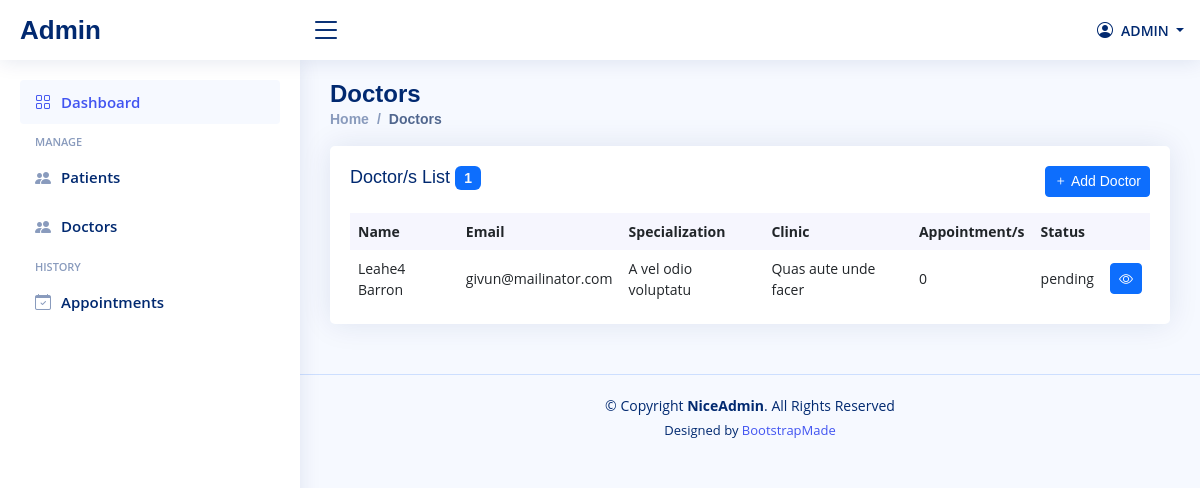
The page /Admin/index.php?page=doctors (signed in) on the database as committed earlier.
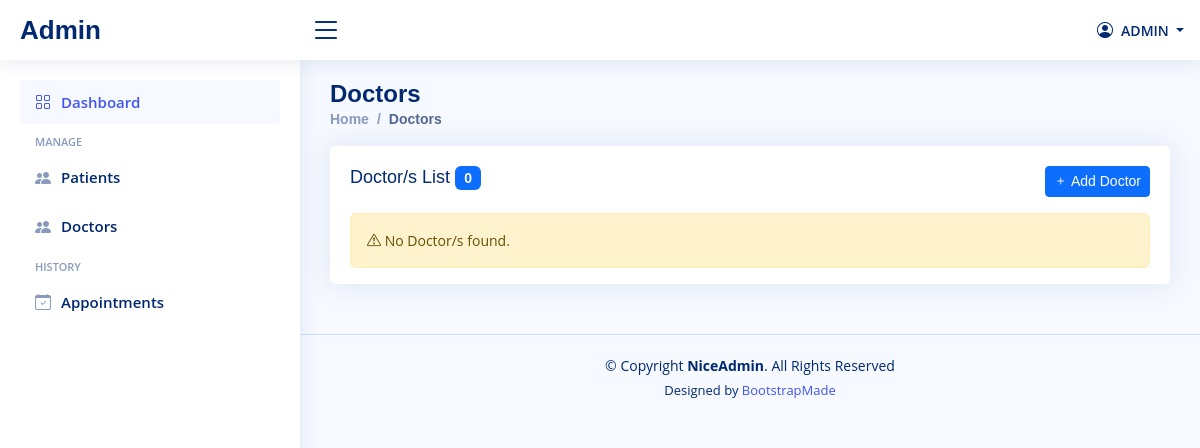
The same page on the database as committed later.
### tables this page shows
CREATE TABLE `tbl_users` (
  `user_id` int(11) NOT NULL,
  `user_first_name` varchar(255) NOT NULL,
  `user_last_name` varchar(255) NOT NULL,
  `user_name` text NOT NULL,
  `user_email` text NOT NULL,
  `user_password` varchar(100) NOT NULL,
  `user_gender` varchar(100) NOT NULL,
  `user_number` varchar(100) NOT NULL,
  `user_is_verify` varchar(50) NOT NULL DEFAULT 'pending',
  `user_roles` varchar(50) NOT NULL,
  `created_at` datetime NOT NULL DEFAULT current_timestamp()
);

CREATE TABLE `tbl_doctors` (
  `doctor_id` int(11) NOT NULL,
  `doctor_specialization` varchar(255) NOT NULL,
  `doctor_clinic_address` varchar(255) NOT NULL
);

### Core/PHPMailerAutoload.php (called while the page is built, shortened)
<?php
function PHPMailerAutoload($classname)
{
    $filename = dirname(__FILE__).DIRECTORY_SEPARATOR.'class.'.strtolower($classname).'.php';
}

### Autoload.php (called while the page is built, shortened)
<?php
require('../Core/PHPMailerAutoload.php');
function autoload($class)
{
    $class = str_replace('\\', '/', $class);
    $class = str_replace('Core/', '', $class);
}

### Core/Config.php (called while the page is built)
<?php
class Config{
    private static $config = [
        'mysql' => [
            'host' => 'localhost',
            'username' => 'root',
            'password' => '',
            'db' => 'medical_as',
            'options' => [
                PDO::ATTR_ERRMODE => PDO::ERRMODE_EXCEPTION,
                PDO::ATTR_DEFAULT_FETCH_MODE => PDO::FETCH_OBJ,
                PDO::ATTR_EMULATE_PREPARES => false
            ]
        ],
        'website' => [
            'name' => 'Medical Appointment System',
            'patient-url' => 'http://localhost/medical_as/patient',
            'doctor-url' => 'http://localhost/medical_as/doctor',
            'admin-url' => 'http://localhost/medical_as/admin',
        ],
        'mail' => [
            'host' => 'smtp.gmail.com',
            'username' => 'anggi.nins76@gmail.com',
            'password' => 'emltmiytalbqspua',
            'port' => 587,
            'encryption' => 'tls',
            'from' => 'Medical Appointment System',
            'from_email' => 'anggi.nins76@gmail.com',
        ],
    ];
    public static function get($path = null)
    {
        if ($path) {
            $config = self::$config;
            $path = explode('/', $path);
            foreach ($path as $bit) {
                if (isset($config[$bit])) {
                    $config = $config[$bit];
                }
            }
            return $config;
        }
        return false;
    }
}

### Core/Database.php (called while the page is built, shortened)
<?php
class Database{
    private static $_instance = null;
    protected $_pdo,
            $_query,
            $_error = false,
            $_results,
            $_count = 0,
            $_lastInsertId = null;
    private function __construct(){
        try{
            $this->_pdo = new PDO('mysql:host='.Config::get('mysql/host').';dbname='.Config::get('mysql/db'), Config::get('mysql/username'), Config::get('mysql/password'));
        }catch(PDOException $e){
            die($e->getMessage());
        }
    }
    public static function getInstance(){
        if(!isset(self::$_instance)){
            self::$_instance = new Database();
        }
        return self::$_instance;
    }
    public function results(){
        return $this->_results;
    }
    public function query($sql, $params = []){
        if($this->_query = $this->_pdo->prepare($sql)){
            $x = 1;
            if(count($params)){
                foreach($params as $param){
                    $this->_query->bindValue($x, $param);
                    $x++;
                }
            }
            if($this->_query->execute()){
                $this->_results = $this->_query->fetchAll(PDO::FETCH_OBJ);
            }else{
                $this->_error = true;
            }
        }
        return $this;
    }
}

### Core/Session.php (called while the page is built, shortened)
<?php
class Session{
    public static function get($name){
        if(isset($_SESSION[$name])){
            return $_SESSION[$name];
        }else{
            return false;
        }
    }
}

### Core/Model.php (called while the page is built, shortened)
<?php
class Model {
    protected $db, $table, $primaryKey;
    public function __construct($table, $primaryKey) {
        $this->db = Database::getInstance();
        $this->table = $table;
    }
    public function find($params = []) {
        $conditions = '';
        $bind = [];
        $order = '';
        $limit = '';
        if(isset($params['conditions'])) {
            $conditions = ' WHERE ' . $params['conditions'];
        }
        if(array_key_exists('bind', $params)) {
            $bind = $params['bind'];
        }
        return $this->db->query("SELECT * FROM {$this->table}{$conditions}{$order}{$limit}", $bind)->results();
    }
}

### Model/Appointment.php (called while the page is built, shortened)
<?php
class Appointment extends Model{
    public function find_by_doctor($doctor_id){
        return $this->find([
            'conditions' => 'doctor_id = ?',
            'bind' => [$doctor_id]
        ]);
    }
}

### Admin/index.php (the view, shortened to what this page needs)
<?php
require('../AutoLoad.php');
$user = new User();
$admin = $user->find([
    'conditions' => 'user_id = ?',
    'bind' => [Session::get('admin_id')]
]);
$doctors = $user->find([
    'conditions' => 'user_roles = ?',
    'bind' => ['doctor']
]);
$appointment = new Appointment();
?>
<!DOCTYPE html>
<html lang="en">
<head>
    <link href="../Assets/vendor/bootstrap/css/bootstrap.min.css" rel="stylesheet">
    <link href="../Assets/vendor/bootstrap-icons/bootstrap-icons.css" rel="stylesheet">
    <link href="../Assets/css/style.css" rel="stylesheet">
</head>
<body>
    <header id="header" class="header fixed-top d-flex align-items-center">
        <div class="d-flex align-items-center justify-content-between">
            <a href="index.php?page=dashboard" class="logo d-flex align-items-center">
                <span class="d-none d-lg-block">
                    <span>Admin</span>
                </span>
            </a>
            <i class="bi bi-list toggle-sidebar-btn"></i>
        </div>
        <nav class="header-nav ms-auto">
            <ul class="d-flex align-items-center">
                <li class="nav-item dropdown pe-3">
                    <a class="nav-link nav-profile d-flex align-items-center pe-0" href="#" data-bs-toggle="dropdown">
                        <i class="bi bi-person-circle"></i>
                        <span class="d-none d-md-block dropdown-toggle ps-2 text-uppercase">
                            <?= $admin[0]->user_name ?>
                        </span>
                    </a>
                </li>
            </ul>
        </nav>
    </header>
    <aside id="sidebar" class="sidebar">
        <ul class="sidebar-nav" id="sidebar-nav">
            <li class="nav-item">
                <a class="nav-link " href="index.php?page=dashboard">
                    <i class="bi bi-grid"></i>
                    <span>Dashboard</span>
                </a>
            </li>
            <li class="nav-heading">Manage</li>
            <li class="nav-item">
                <a class="nav-link collapsed" href="?page=patients">
                    <i class="bi bi-people-fill"></i>
                    <span>Patients</span>
                </a>
            </li>
            <li class="nav-item">
                <a class="nav-link collapsed" href="?page=doctors">
                    <i class="bi bi-people-fill"></i>
                    <span>Doctors</span>
                </a>
            </li>
            <li class="nav-heading">History</li>
            <li class="nav-item">
                <a class="nav-link collapsed" href="?page=appointments">
                    <i class="bi bi-calendar-check"></i>
                    <span>Appointments</span>
                </a>
            </li>
        </ul>
    </aside>
    <main id="main" class="main">
        <div class="pagetitle">
            <h1>
                <?= ucfirst($_GET['page']) ?>
            </h1>
            <nav>
                <ol class="breadcrumb">
                    <li class="breadcrumb-item"><a href="index.php?page=dashboard">Home</a></li>
                    <li class="breadcrumb-item active">
                        <?= ucfirst($_GET['page']) ?>
                    </li>
                </ol>
            </nav>
        </div>
        <?php
        $page = $_GET['page'];
        if(file_exists("{$page}.php")){
            require("{$page}.php");
        }else{
            require('404.php');
        }
        ?>
    </main>
    <footer id="footer" class="footer">
        <div class="copyright">
            &copy; Copyright <strong><span>NiceAdmin</span></strong>. All Rights Reserved
        </div>
        <div class="credits">
            Designed by <a href="https://bootstrapmade.com/">BootstrapMade</a>
        </div>
    </footer>
</body>
</html>

### Admin/doctors.php (shortened to what this page needs)
<section class="section dashboard">
  <div class="row">
    <div class="col-lg-12">
      <div class="row">
        <div class="col-12">
          <div class="card top-selling overflow-auto">
            <div class="card-body pb-0">
              <h5 class="card-title">
                Doctor/s List <span class="badge bg-primary text-light fw-bold"><?= count($doctors) ?></span>
                <div class="float-end">
                  <button class="btn btn-primary btn-sm" data-bs-toggle="modal" data-bs-target="#adddoctorModal">
                    <i class="bi bi-plus"></i> Add Doctor
                  </button>
                </div>
              </h5>
              <?php if(count($doctors) == 0): ?>
              <div class="alert alert-warning">
                <i class="bi bi-exclamation-triangle"></i> No Doctor/s found.
              </div>
              <?php else : ?>
              <div class="table-responsive">
                <table class="table table-borderless datatable">
                  <thead>
                    <tr>
                      <th scope="col">Name</th>
                      <th scope="col">Email</th>
                      <th scope="col">Specialization</th>
                      <th scope="col">Clinic</th>
                      <th scope="col">Appointment/s</th>
                      <th scope="col">Status</th>
                      <th></th>
                    </tr>
                  </thead>
                  <tbody>
                    <?php foreach($doctors as $d): ?>
                    <?php $appointments = $appointment->find_by_doctor($d->user_id); ?>
                    <?php $doctor = new Doctor(); ?>
                    <?php $doc = $doctor->find([
                      'conditions' => 'doctor_id = ?',
                      'bind' => [$d->user_id]
                    ])[0]; ?>
                    <tr>
                      <td><?= $d->user_first_name . ' ' . $d->user_last_name ?></td>
                      <td><?= $d->user_email ?></td>
                      <td><?= $doc->doctor_specialization ?></td>
                      <td><?= $doc->doctor_clinic_address ?></td>
                      <td><?= count($appointments) ?></td>
                      <td><?= $d->user_is_verify ?></td>
                      <td>
                        <a href="?page=doctor-details&id=<?= $d->user_id ?>" class="btn btn-sm btn-primary">
                          <i class="bi bi-eye"></i>
                        </a>
                      </td>
                    </tr>
                      <?php endforeach; ?>
                  </tbody>
                </table>
              </div>
              <?php endif; ?>
            </div>
          </div>
        </div>
      </div>
    </div>
  </div>
</section>

### Assets/css/style.css (style rules this page uses)
:root { scroll-behavior: smooth; }
body { font-family: "Open Sans", sans-serif; background: #f6f9ff; color: #444444; }
a { color: #4154f1; text-decoration: none; }
h1, h2, h3, h4, h5, h6 { font-family: "Nunito", sans-serif; }
#main { margin-top: 60px; padding: 20px 30px; transition: all 0.3s; }
.pagetitle { margin-bottom: 10px; }
.pagetitle h1 { font-size: 24px; margin-bottom: 0; font-weight: 600; color: #012970; }
.card { margin-bottom: 30px; border: none; border-radius: 5px; box-shadow: 0px 0 30px rgba(1, 41, 112, 0.1); }
.card-title { padding: 20px 0 15px 0; font-size: 18px; font-weight: 500; color: #012970; font-family: "Poppins", sans-serif; }
.card-title span { color: #899bbd; font-size: 14px; font-weight: 400; }
.card-body { padding: 0 20px 20px 20px; }
.breadcrumb { font-size: 14px; font-family: "Nunito", sans-serif; color: #899bbd; font-weight: 600; }
.breadcrumb a { color: #899bbd; transition: 0.3s; }
.breadcrumb .breadcrumb-item::before { color: #899bbd; }
.breadcrumb .active { color: #51678f; font-weight: 600; }
.logo { line-height: 1; }
@media (min-width: 1200px) { .logo { width: 280px; } }
.logo span { font-size: 26px; font-weight: 700; color: #012970; font-family: "Nunito", sans-serif; }
.header { transition: all 0.5s; z-index: 997; height: 60px; box-shadow: 0px 2px 20px rgba(1, 41, 112, 0.1); background-color: #fff; padding-left: 20px; }
.header .toggle-sidebar-btn { font-size: 32px; padding-left: 10px; cursor: pointer; color: #012970; }
.header-nav ul { list-style: none; }
.header-nav>ul { margin: 0; padding: 0; }
.header-nav .nav-profile { color: #012970; }
.header-nav .nav-profile span { font-size: 14px; font-weight: 600; }
.sidebar { position: fixed; top: 60px; left: 0; bottom: 0; width: 300px; z-index: 996; transition: all 0.3s; padding: 20px; overflow-y: auto; scrollbar-width: thin; scrollbar-color: #aab7cf transparent; box-shadow: 0px 0px 20px rgba(1, 41, 112, 0.1); background-color: #fff; }
@media (min-width: 1200px) { #main, #footer { margin-left: 300px; } }
.sidebar-nav { padding: 0; margin: 0; list-style: none; }
.sidebar-nav li { padding: 0; margin: 0; list-style: none; }
.sidebar-nav .nav-item { margin-bottom: 5px; }
.sidebar-nav .nav-heading { font-size: 11px; text-transform: uppercase; color: #899bbd; font-weight: 600; margin: 10px 0 5px 15px; }
.sidebar-nav .nav-link { display: flex; align-items: center; font-size: 15px; font-weight: 600; color: #4154f1; transition: 0.3; background: #f6f9ff; padding: 10px 15px; border-radius: 4px; }
.sidebar-nav .nav-link i { font-size: 16px; margin-right: 10px; color: #4154f1; }
.sidebar-nav .nav-link.collapsed { color: #012970; background: #fff; }
.sidebar-nav .nav-link.collapsed i { color: #899bbd; }
.dashboard .top-selling { font-size: 14px; }
.footer { padding: 20px 0; font-size: 14px; transition: all 0.3s; border-top: 1px solid #cddfff; }
.footer .copyright { text-align: center; color: #012970; }
.footer .credits { padding-top: 5px; text-align: center; font-size: 13px; color: #012970; }
.dashboard .top-selling .table thead { background: #f6f6fe; }
.dashboard .top-selling .table thead th { border: 0; }
.dashboard .top-selling .table tbody td { vertical-align: middle; }

Rows that differ between the two databases and show on the page:
removed tbl_users: user_first_name "Leahe4", user_last_name "Barron", user_email "givun@mailinator.com", tbl_doctors.doctor_specialization "A vel odio voluptatu", tbl_doctors.doctor_clinic_address "Quas aute unde facer", count($appointments) "0", user_is_verify "pending"
Other text that changed with them:
count($doctors): "1" → "0"
text no longer shown: "Name Email Specialization Clinic Appointment/s Status"
text now shown: "No Doctor/s found."
